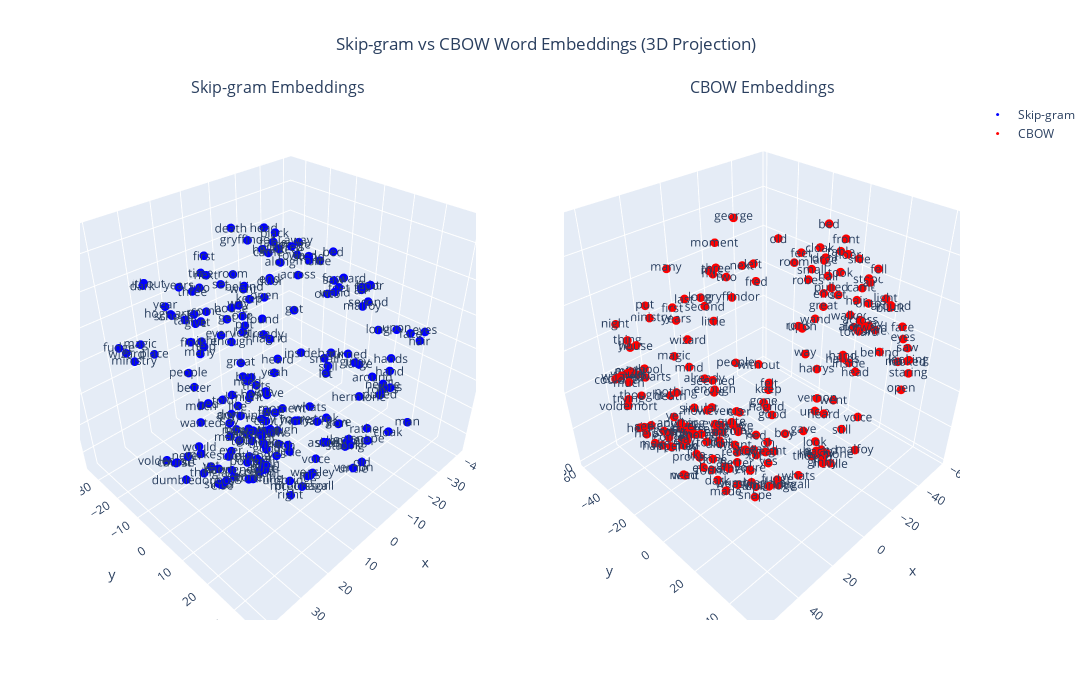

Notebook cell for this chart:
### Code cell
import pandas as pd
import plotly.express as px
import plotly.graph_objects as go
from plotly.subplots import make_subplots
import kaleido  # Necesario para guardar imágenes estáticas

MAX_WORDS = 200

# Reducir Skip-gram y CBOW a 3D
vecs_skip, labels_skip = reduce_dimensions(model_hp_potter, 3)
vecs_cbow, labels_cbow = reduce_dimensions(model_hp_potter_cbow, 3)

#  DataFrame para Skip-gram
df_skip = pd.DataFrame({
    "x": vecs_skip[:MAX_WORDS, 0],
    "y": vecs_skip[:MAX_WORDS, 1],
    "z": vecs_skip[:MAX_WORDS, 2],
    "word": labels_skip[:MAX_WORDS]
})

#  DataFrame para CBOW
df_cbow = pd.DataFrame({
    "x": vecs_cbow[:MAX_WORDS, 0],
    "y": vecs_cbow[:MAX_WORDS, 1],
    "z": vecs_cbow[:MAX_WORDS, 2],
    "word": labels_cbow[:MAX_WORDS]
})

# Crear los subplots 3d
fig = make_subplots(
    rows=1, cols=2,
    specs=[[{'type': 'scatter3d'}, {'type': 'scatter3d'}]],
    subplot_titles=('Skip-gram Embeddings', 'CBOW Embeddings'),
    horizontal_spacing=0.1
)

# agregar  Skip-gram scatter plot
fig.add_trace(
    go.Scatter3d(
        x=df_skip["x"],
        y=df_skip["y"],
        z=df_skip["z"],
        mode='markers+text',
        text=df_skip["word"],
        textposition='middle center',
        marker=dict(size=3, color='blue'),
        name='Skip-gram'
    ),
    row=1, col=1
)

# agregar CBOW scatter plot
fig.add_trace(
    go.Scatter3d(
        x=df_cbow["x"],
        y=df_cbow["y"],
        z=df_cbow["z"],
        mode='markers+text',
        text=df_cbow["word"],
        textposition='middle center',
        marker=dict(size=3, color='red'),
        name='CBOW'
    ),
    row=1, col=2
)

# Update layout
fig.update_layout(
    title_text="Skip-gram vs CBOW Word Embeddings (3D Projection)",
    title_x=0.5,
    showlegend=True,
    width=1400,
    height=700
)

fig.show()

# PNG (static image - requires kaleido package)

### Figure 1 — Plotly figure (JSON) as saved in the notebook; plotly's stock layout.template omitted (floating-point values rounded to 4 significant figures; data arrays with more than 128 entries replaced by an {"elided": "..."} marker saying what was removed)
{"data": [{"marker": {"color": "blue", "size": 3}, "mode": "markers+text", "name": "Skip-gram", "scene": "scene", "text": {"elided": "200 str values"}, "textposition": "middle center", "type": "scatter3d", "x": {"elided": "200 float values"}, "y": {"elided": "200 float values"}, "z": {"elided": "200 float values"}}, {"marker": {"color": "red", "size": 3}, "mode": "markers+text", "name": "CBOW", "scene": "scene2", "text": {"elided": "200 str values"}, "textposition": "middle center", "type": "scatter3d", "x": {"elided": "200 float values"}, "y": {"elided": "200 float values"}, "z": {"elided": "200 float values"}}], "layout": {"annotations": [{"font": {"size": 16}, "showarrow": false, "text": "Skip-gram Embeddings", "x": 0.225, "xanchor": "center", "xref": "paper", "y": 1, "yanchor": "bottom", "yref": "paper"}, {"font": {"size": 16}, "showarrow": false, "text": "CBOW Embeddings", "x": 0.775, "xanchor": "center", "xref": "paper", "y": 1, "yanchor": "bottom", "yref": "paper"}], "height": 700, "scene": {"domain": {"x": [0, 0.45], "y": [0, 1]}}, "scene2": {"domain": {"x": [0.55, 1], "y": [0, 1]}}, "showlegend": true, "title": {"text": "Skip-gram vs CBOW Word Embeddings (3D Projection)", "x": 0.5}, "width": 1400}}
